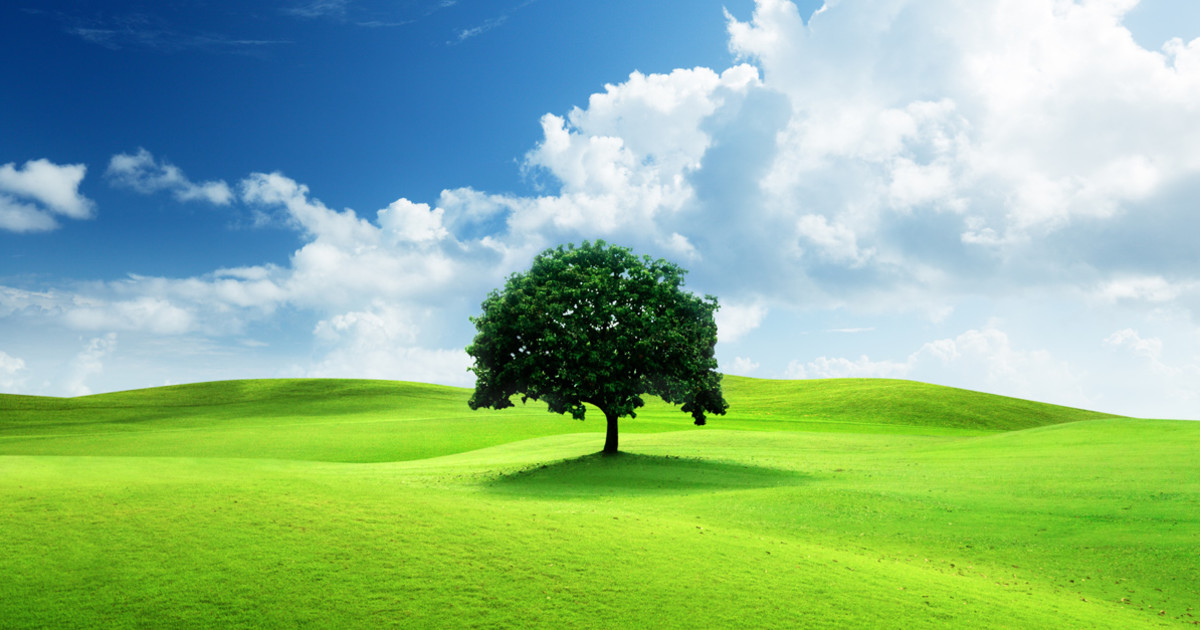
#> input picture nature.jpg, 1200 x 630 px
$ python Cypher.py
#> lines starting #> are read from the running program, lines starting #| are printed output that depends on the picture
from PIL import Image
import matplotlib.pyplot as plt

class ShiftCypher:
    def __init__(self, key):
        self.key = key

    def encrypt(self, para):
        return "".join([chr((ord(x) + self.key) % 128) for x in para])

    def decrypt(self, encrypted):
        return "".join([chr((ord(x) - self.key) % 128) for x in encrypted])


class ShiftCypherInts:
    def __init__(self, key):
        self.key = key

    def process_pixel(self, pixel, operation):
        r, g, b = pixel
        bw = r + g + b % 256 * 3
        if operation == 'encrypt':
            return ((r + self.key) % 256, (r + self.key) % 256, (r + self.key) % 256)
        elif operation == 'decrypt':
            return ((r - self.key) % 256, (r - self.key) % 256, (r - self.key) % 256)
        else:
            raise ValueError("Operation must be 'encrypt' or 'decrypt'.")

    def encrypt(self, pixel):
        return self.process_pixel(pixel, 'encrypt')

    def decrypt(self, pixel):
        return self.process_pixel(pixel, 'decrypt')


def ascii_cypher():
    key = int(input("Enter Key: "))
    cypher = ShiftCypher(key)

    para = input("Enter Text: ")
    encrypted = cypher.encrypt(para).upper()
    print(f"Encrypted: {encrypted}")
    decrypted = cypher.decrypt(encrypted).lower()
    print(f"Decrypted: {decrypted}")


def apply_cipher(image, key, operation):
    cypher = ShiftCypherInts(key)
    pixels = list(image.getdata())
    if operation == 'encrypt':
        new_pixels = [cypher.encrypt(pixel) for pixel in pixels]
    elif operation == 'decrypt':
        new_pixels = [cypher.decrypt(pixel) for pixel in pixels]
    else:
        raise ValueError("Operation must be 'encrypt' or 'decrypt'.")

    new_image = Image.new(image.mode, image.size)
    new_image.putdata(new_pixels)
    return new_image


def show_images(original, encrypted, decrypted):
    # Create a matplotlib figure
    plt.figure(figsize=(15, 5))

    # Original Image
    plt.subplot(1, 3, 1)
    plt.imshow(original)
    plt.title("Original Image")
    plt.axis('off')  # Hide axes

    # Encrypted Image
    plt.subplot(1, 3, 2)
    plt.imshow(encrypted)
    plt.title("Encrypted Image")
    plt.axis('off')  # Hide axes

    # Decrypted Image
    plt.subplot(1, 3, 3)
    plt.imshow(decrypted)
    plt.title("Decrypted Image")
    plt.axis('off')  # Hide axes

    # Show the plot
    plt.tight_layout()
    plt.show()
    print("Images Visible")


def image_cypher():
    key = int(input("Enter Key: "))
#> the answer given: 3
    try:
        original_image = Image.open("nature.jpg")
#> original_image is the input picture: PIL image 1200x630 RGB; mean R, G, B 139.6, 183.3, 139.7
    except FileNotFoundError:
        print("Error: The image file 'nature.jpg' was not found.")
        return

    encrypted_image = apply_cipher(original_image, key, 'encrypt')
#> in apply_cipher, `pixels = list(image.getdata())`: pixels = 756000 items
#> in apply_cipher, `new_image = Image.new(image.mode, image.size)`: new_image: PIL image 1200x630 RGB; every value is 0
#> in apply_cipher, `new_image.putdata(new_pixels)`:
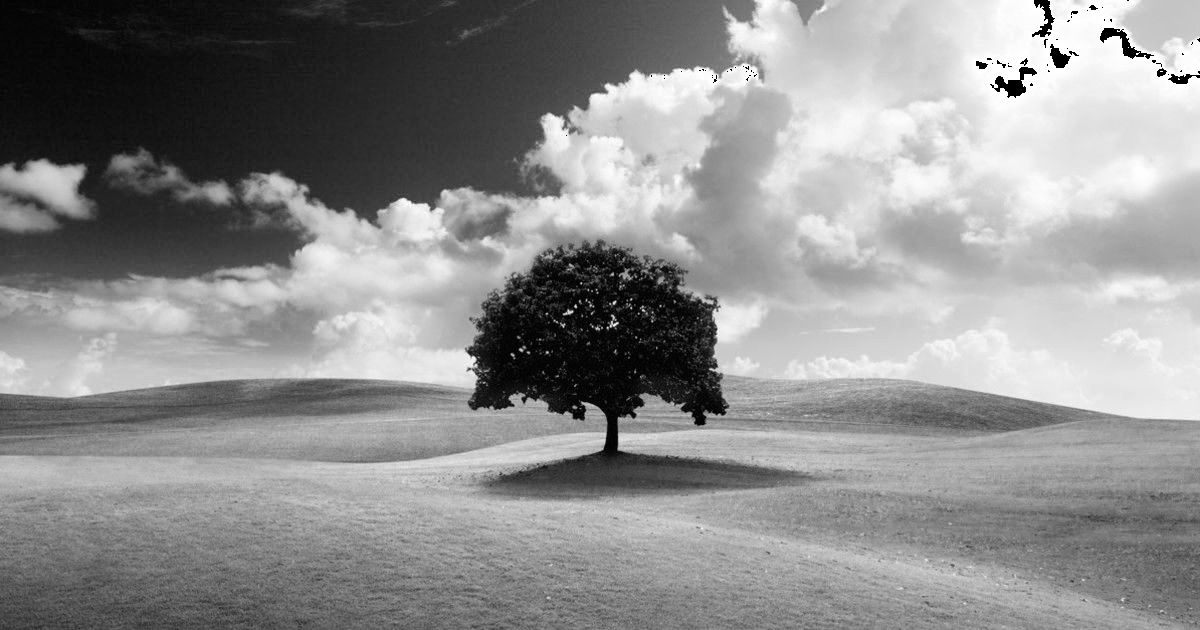
#> new_image: PIL image 1200x630 RGB; min 0, max 255, mean 141.9
    decrypted_image = apply_cipher(encrypted_image, key, 'decrypt')

    encrypted_image.save("encrypted_image.jpg")
    decrypted_image.save("decrypted_image.jpg")
    print("Images have been processed and saved.")

    # Show images using matplotlib
    show_images(original_image, encrypted_image, decrypted_image)
#> in show_images, `plt.show()`:
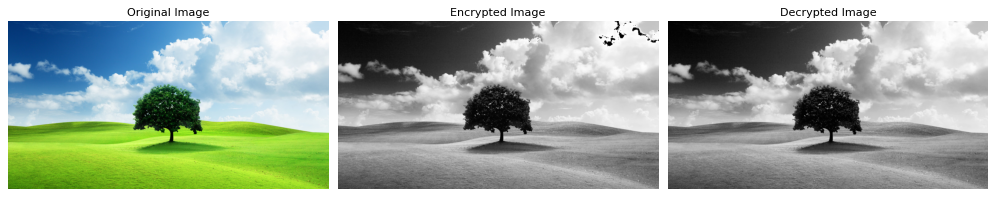
#> figure drawn by matplotlib, 3 panels


if __name__ == "__main__":
    # Uncomment the line below to run ASCII cipher
    # ascii_cypher()
    image_cypher()
